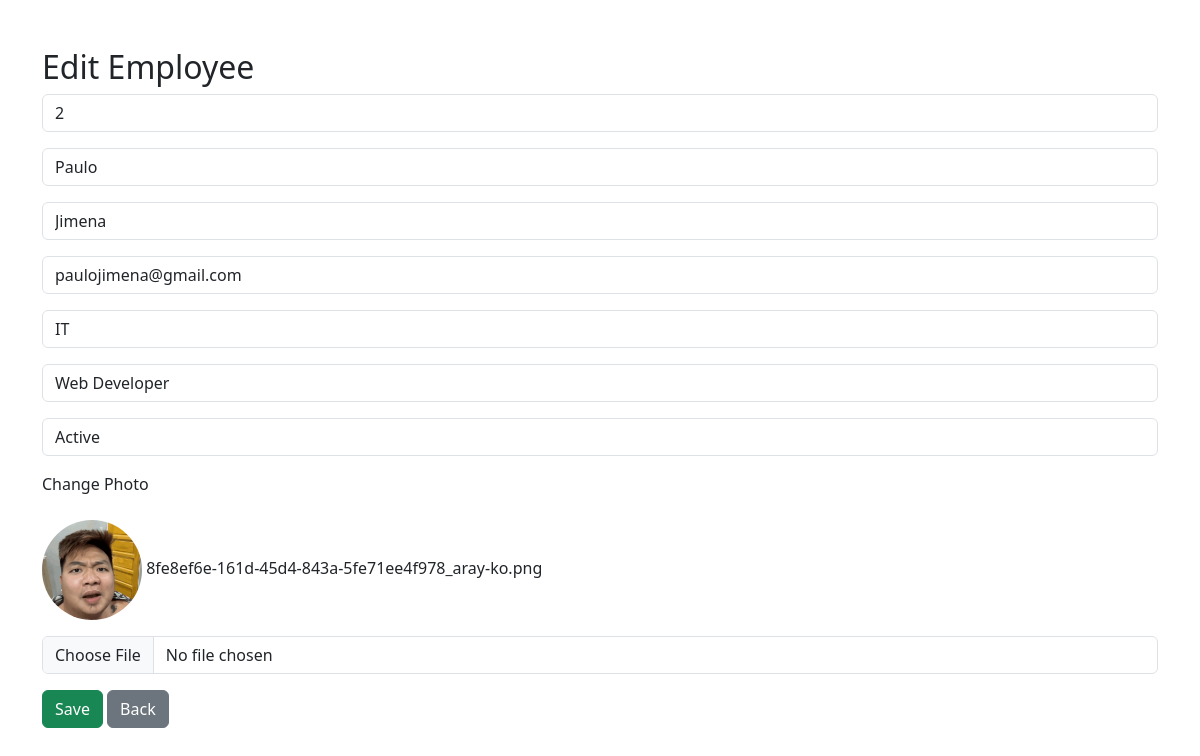
/edit/2 (signed in), run on the app's committed database.
### app.py (models this page shows)
class Employee(db.Model):
    id = db.Column(db.Integer, primary_key=True)
    employee_no = db.Column(db.String(20), nullable = False,unique=True)
    first_name = db.Column(db.String(100), nullable = False)
    last_name = db.Column(db.String(100), nullable = False)
    email = db.Column(db.String(100), nullable = False)
    department = db.Column(db.String(100), nullable = False)
    position = db.Column(db.String(100), nullable = False)
    status = db.Column(db.String(20), nullable = False)
    photo = db.Column(db.String(255), nullable=True)

### app.py (the view, shortened to what this page needs)
@app.route('/edit/<int:id>', methods=['GET', 'POST'])
def edit_employee(id):
    if 'username' not in session:
        return redirect('/login')
    employee= Employee.query.get_or_404(id)
    return render_template(
        'edit.html',
        employee=employee
    )

### templates/edit.html (shortened to what this page needs)
<!DOCTYPE html>
<html>
    <head>
        <link rel="stylesheet" href="https://cdn.jsdelivr.net/npm/bootstrap@5.3.3/dist/css/bootstrap.min.css">
    </head>
    <body>
    <div class = "container mt-5">
        <h2>Edit Employee</h2>
        <form method="POST" action="" enctype="multipart/form-data">
        <div class="mb-3">
            <input
                class="form-control"
                type="text"
                name="employee_no"
                value="{{employee.employee_no}}"
                readonly
            >
        </div>
        <div class="mb-3">
            <input
                class="form-control"
                type="text"
                name="first_name"
                value="{{employee.first_name}}"
                required
            >
        </div>
        <div class="mb-3">
            <input
                class="form-control"
                type="text"
                name="last_name"
                value="{{employee.last_name}}"
                required
            >
        </div>
        <div class="mb-3">
            <input
                class="form-control"
                type="text"
                name="email"
                value="{{employee.email}}"
                required
            >
        </div>
        <div class="mb-3">
            <select name="department" class="form-control">
                <option
                    value="IT"
                    {% if employee.department == 'IT' %}
                    selected
                    {% endif %}
                >
                    IT
                </option>
            </select>
        </div>
        <div class="mb-3">
            <input
            class="form-control"
            type="text"
            name="position"
            value="{{ employee.position}}"
            required>
        </div>
        <div class="mb-3">
           <select name="status" class="form-control">
            <option
                value="Active"
                {% if employee.status == 'Active' %}
                selected
                {% endif %}
            >
                Active
            </option>
           </select>
        </div>
        <div class="mb-3">
            <label class="form-label"> Change Photo </label>
        </div>
        <div class="mb-3">
         {% if employee.photo %}
        <img id="photo-preview" src="{{ url_for('static', filename='uploads/' + employee.photo)}}" width="100" height="100" style="object-fit: cover;border-radius: 50%;">
         {{ employee.photo }}
        {% endif %}
        </div>
        <div class="mb-3">
            <input type="file" name="photo" class="form-control" id="photo-input">
        </div>
            <button class="btn btn-success" type="submit"> Save </button>
            <button class="btn btn-secondary" type="submit"> Back </button>
        </form>
    </div>
    </body>
</html>

### data on the page
Employee: employee_no "2", first_name "Paulo", last_name "Jimena", email "paulojimena@gmail.com", department "IT", position "Web Developer", status "Active", photo (picture), photo "8fe8ef6e-161d-45d4-843a-5fe71ee4f978_aray-ko.png"
